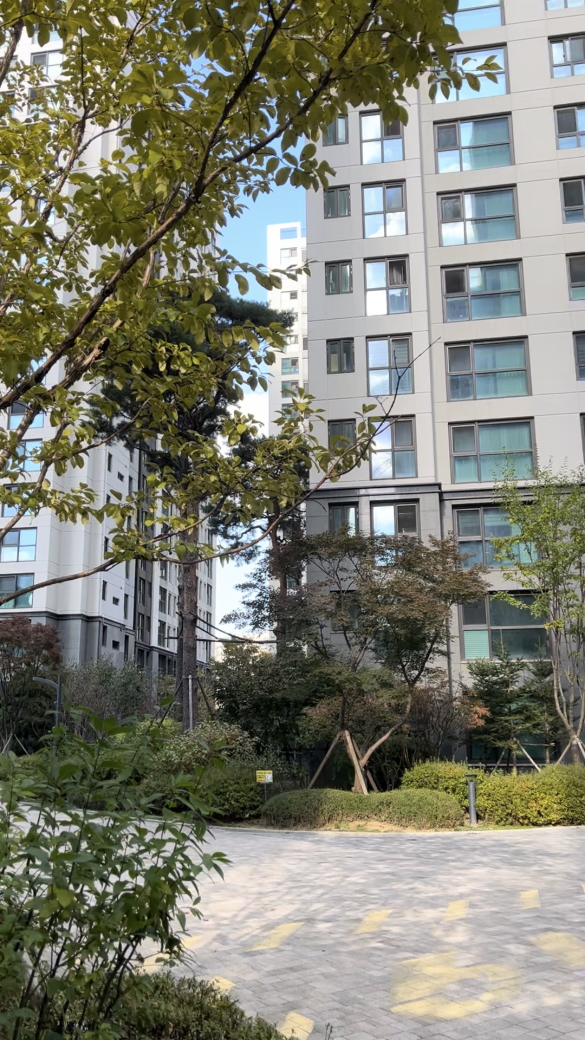
#> input picture CVIntro24/hw/hw5-0.jpg, 1170 x 2080 px (shown at 1/2 size)
$ python hw5-2.py
#> lines starting #> are read from the running program, lines starting #| are printed output that depends on the picture
import cv2

# 스티처 객체 생성
stitcher = cv2.Stitcher.create()
images = []

# 이미지 불러오기 및 크기 조절
image_paths = [
    'hw5-0.jpg',
    'hw5-1.jpg',
    'hw5-2.jpg',
    'hw5-3.jpg',
    'hw5-4.jpg',
    'hw5-5.jpg',
    'hw5-6.jpg'
]

for path in image_paths:
    img = cv2.imread(path)
#> img is the input picture: shape (2080, 1170, 3); mean B, G, R 113.8, 126.9, 125.9
    resized_img = cv2.resize(img, (0, 0), fx=0.5, fy=0.5)  # 이미지 크기를 50%로 축소
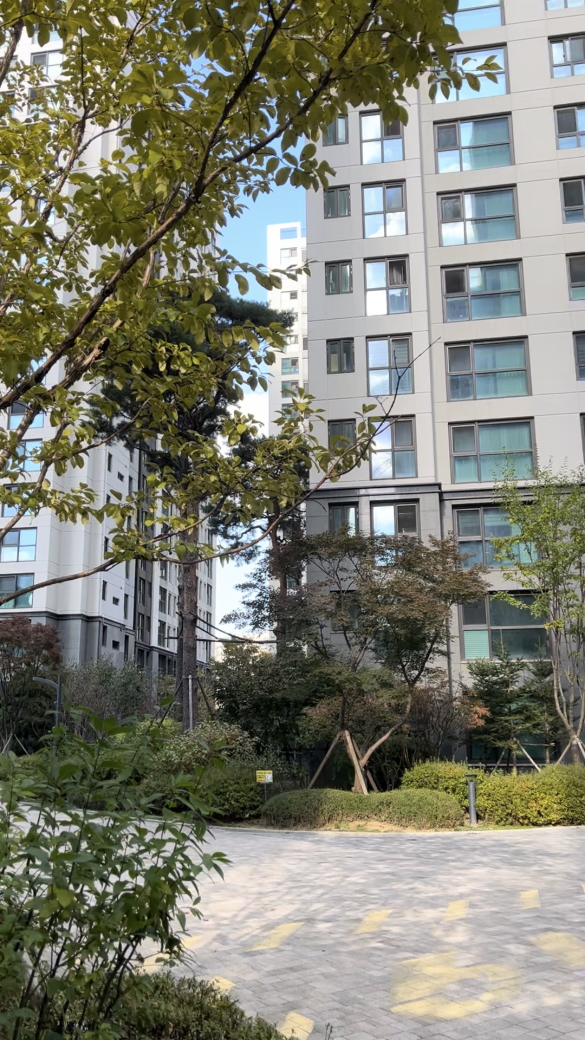
#> resized_img: shape (1040, 585, 3); mean B, G, R 114, 127, 126
    images.append(resized_img)
#> pass 2 of the loop `for path in image_paths:`:
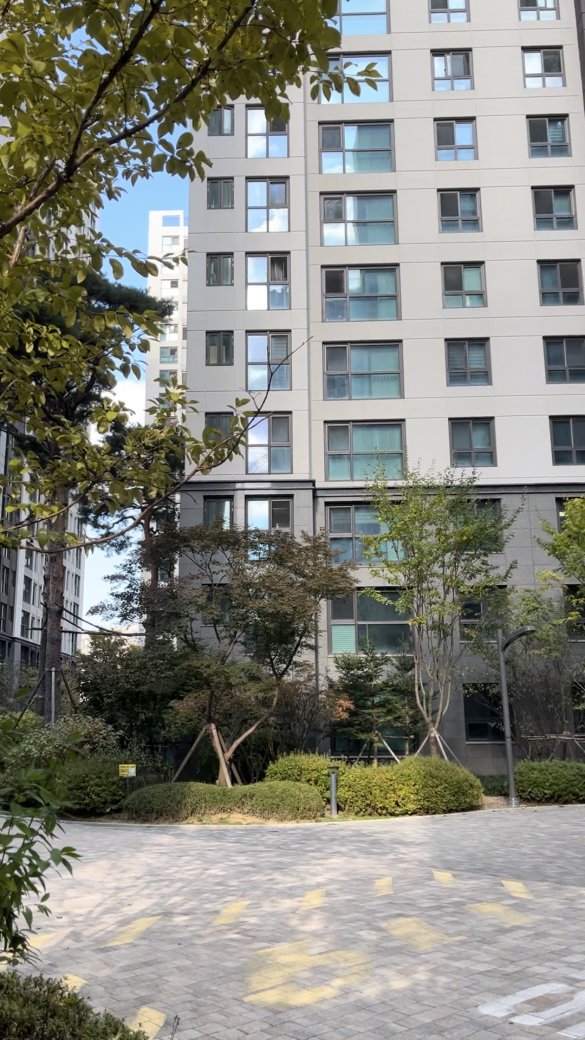
#> input picture CVIntro24/hw/hw5-1.jpg, 1170 x 2080 px (shown at 1/2 size)
#> img is the input picture: shape (2080, 1170, 3); mean B, G, R 124.3, 132.7, 131.9
#> `resized_img = cv2.resize(img, (0, 0), fx=0.5, fy=0.5)`:
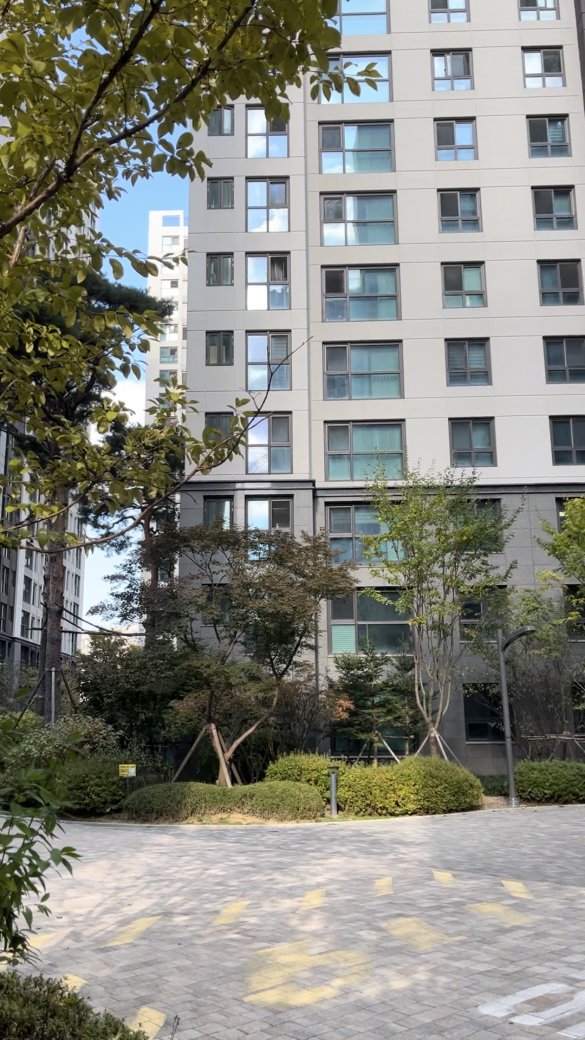
#> resized_img: shape (1040, 585, 3); mean B, G, R 124.4, 132.8, 132
#> pass 3 of the loop `for path in image_paths:`:
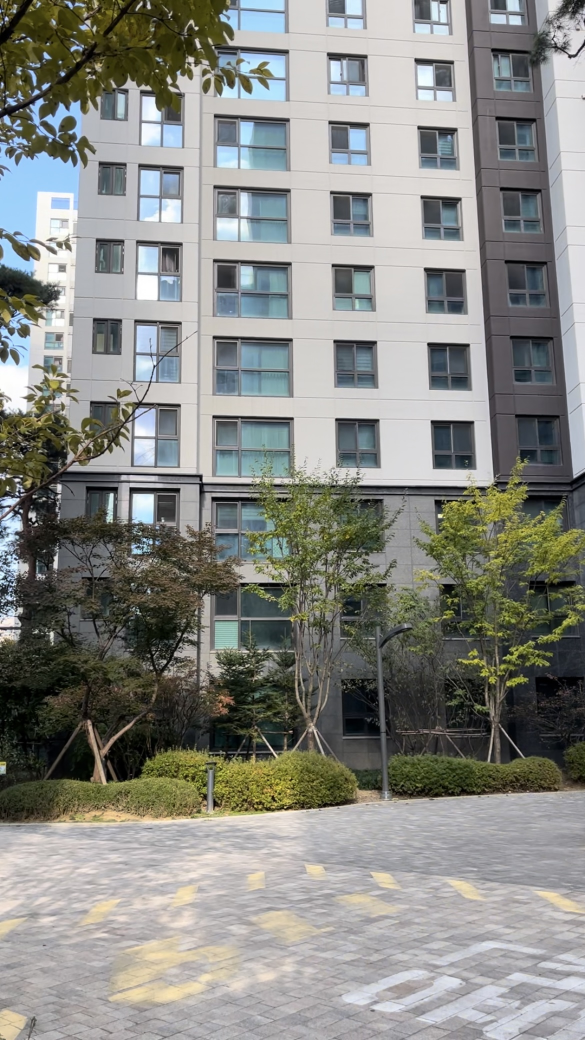
#> input picture CVIntro24/hw/hw5-2.jpg, 1170 x 2080 px (shown at 1/2 size)
#> img is the input picture: shape (2080, 1170, 3); mean B, G, R 131.7, 136.8, 135.6
#> `resized_img = cv2.resize(img, (0, 0), fx=0.5, fy=0.5)`:
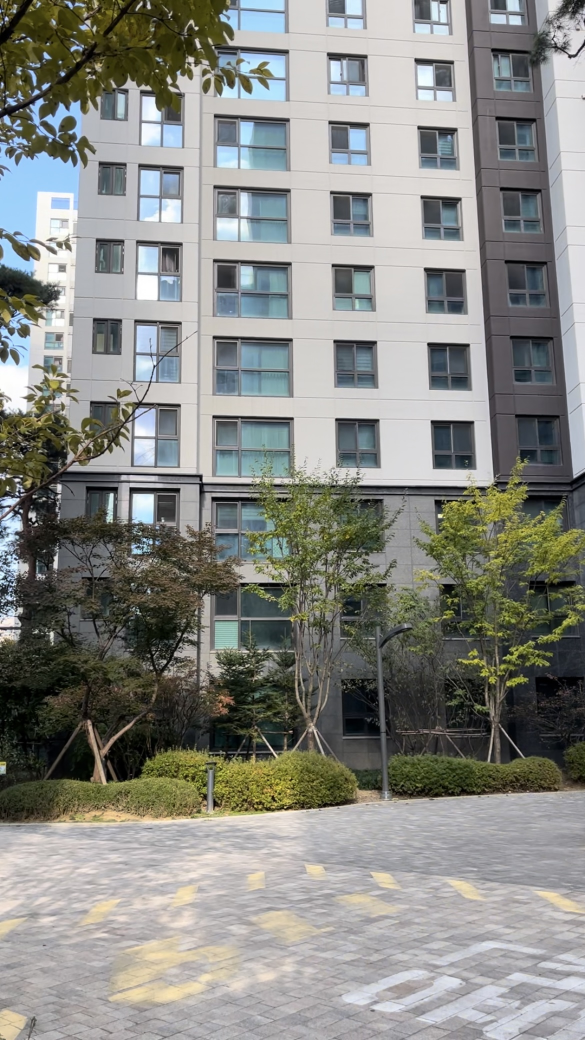
#> resized_img: shape (1040, 585, 3); mean B, G, R 131.8, 136.9, 135.7
#> (the run stopped early here; a loop or call above may not have finished)
